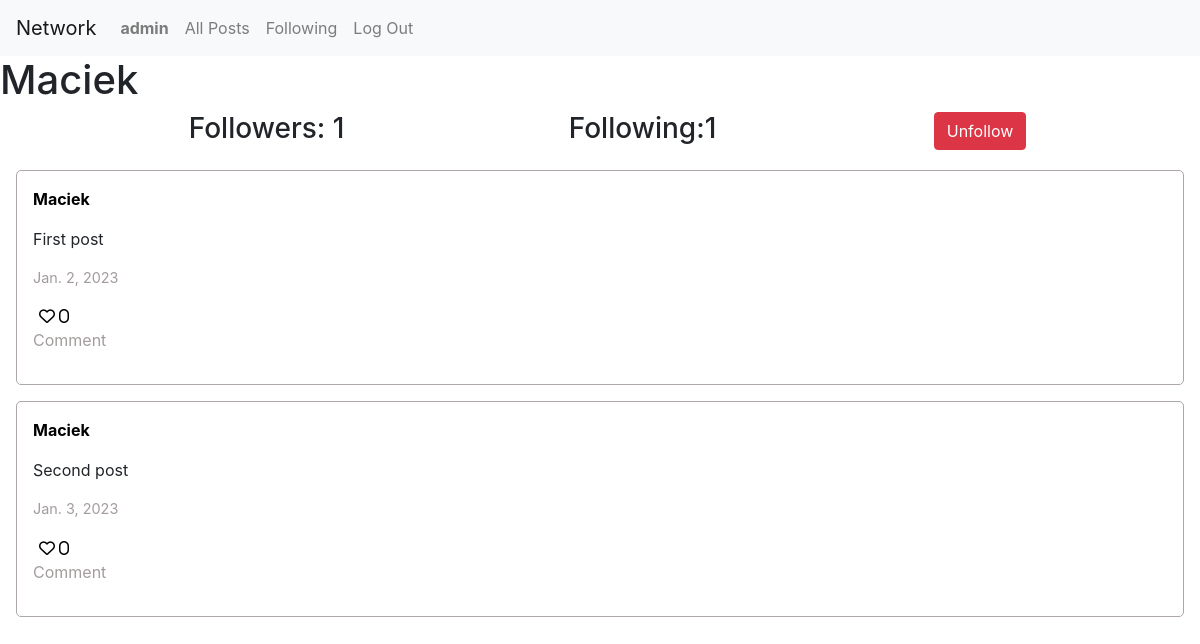
The app's page /user/1 (signed in) with its own data.
### network/models.py (models this page shows, shortened)
class User(AbstractUser):
    pass

class Post(models.Model):
    author = models.ForeignKey(User, on_delete=models.CASCADE)
    text = models.CharField(max_length=100)
    date = models.DateField(auto_now_add=True)
    likes = models.IntegerField(default=0)

### network/views.py (the view)
# urls.py: path("user/<int:id>",views.user, name="user"),
def user(request,id):
        user = User.objects.get(pk=id)
        posts = Post.objects.filter(author = user)
        following = Follow.objects.filter(user=user)
        followers = Follow.objects.filter(user_follower=user)
        paginator = Paginator(posts, 5)
        page_number = request.GET.get('page')
        posts_of_the_page = paginator.get_page(page_number)
        liked_posts_arr = liked_posts(request.user)
        try:
            checkFollow = followers.filter(user = User.objects.get(pk = request.user.id))
            if len(checkFollow) != 0:
                isFollowing = False
            else:
                isFollowing = True
        except:
            isFollowing = False
        return render(request, "network/user.html", {
            "username":user.username,
            "posts":posts_of_the_page,
            "following":following,
            "followers":followers,
            "user_profile": user,
            "isFollowing":isFollowing,
            "liked_posts":liked_posts_arr
        })

### network/views.py (called while the page is built)
def liked_posts(user):
    posts = Post.objects.all().order_by('-date')
    liked_posts_arr = []
    likes = Like.objects.filter(user = user)
    for post in posts:
        for like in likes:
            if(post == like.post):
                liked_posts_arr.append(post)
    return liked_posts_arr

### network/templates/network/user.html (shortened to what this page needs)
{% extends "network/layout.html" %}
{% block body %}
   <h1>{{username}}</h1>
    <div class="container">
        <div class="row d-flex justify-content-center">
            <h3 class="col-4">Followers: {{followers.count}}</h3>
            <h3 class="col-4">Following:{{following.count}} </h3>
            {%if user.is_authenticated %}
                {%if user != user_profile %}
                    {%if isFollowing %}
                    <form action="{%url 'follow' user_profile.id%}" method="post">
                        {% csrf_token %}
                        <input type="submit" class="btn btn-primary" value="Follow"/>
                    </form>
                    {%else%}
                    <form action="{%url 'unfollow' user_profile.id%}" method="post">
                        <input type="submit" class="btn btn-danger" value="Unfollow"/>
                    </form>
                    {%endif%}
                {%endif%}
            {%endif%}
        </div>
    </div>
    {%if posts%}
        {%for post in posts%}
        <div id="post-{{post.id}}" class="post_container">
            <a class="user_link" href="{%url 'user' post.author.id%}"><p class="post_author">{{post.author}}</p></a>
            <p class="post_text">{{post.text}}</p>
            <p class="post_date">{{post.date}}</p>
            <button id="{{post.id}}" class = "likeBtn fa-heart {% if post in liked_posts%}fa-solid{%else%}fa-regular{%endif%}"> {{post.likes}}</button>
            <p class="post_comment">Comment</p>
        </div>
        {%endfor%}
    {%else%}
        <div>No posts yet.</div>
    {%endif%}
{% endblock %}

### network/templates/network/layout.html (shortened to what this page needs)
{% load static %}
<!DOCTYPE html>
<html lang="en">
    <head>
        <link rel="stylesheet" href="https://stackpath.bootstrapcdn.com/bootstrap/4.4.1/css/bootstrap.min.css">
        <link rel="stylesheet" href="https://cdnjs.cloudflare.com/ajax/libs/font-awesome/6.2.1/css/all.min.css" />
        <link href="{% static 'network/styles.css' %}" rel="stylesheet">
    </head>
    <body>
        <nav class="navbar navbar-expand-lg navbar-light bg-light">
            <a class="navbar-brand" href="{% url 'index' %}">Network</a>
            <div>
              <ul class="navbar-nav mr-auto">
                {% if user.is_authenticated %}
                    <li class="nav-item">
                        <a class="nav-link" href="{%url 'user' user.id%}"><strong>{{ user.username }}</strong></a>
                    </li>
                {% endif %}
                <li class="nav-item">
                  <a class="nav-link" href="{% url 'index' %}">All Posts</a>
                </li>
                {% if user.is_authenticated %}
                    <li class="nav-item">
                        <a class="nav-link" href="{% url 'following' user.id%}">Following</a>
                    </li>
                    <li class="nav-item">
                        <a class="nav-link" href="{% url 'logout' %}">Log Out</a>
                    </li>
                {% endif %}
              </ul>
            </div>
          </nav>
        <div class="body">
            {% block body %}
            {% endblock %}
        </div>
    </body>
</html>

### network/static/network/styles.css (style rules this page uses)
.post_container { padding: 1rem; border: 1px solid #aea7a7; border-radius: 5px; margin:1rem; }
.post_author { font-weight: bold; }
.post_date { font-size: .9rem; color: #a39c9c; }
.post_comment { color: #a39c9c; }
.likeBtn { background-color: transparent; border: none; }
.user_link, .user_link:hover { text-decoration: none; color: #000; }

### records on screen
User: username "admin"
User: username "Maciek"
Post: author "Maciek", text "First post", date "Jan. 2, 2023", likes "0"
Post: author "Maciek", text "Second post", date "Jan. 3, 2023", likes "0"

### other values on screen
{{ followers.count }} "1"
{{ following.count }} "1"
